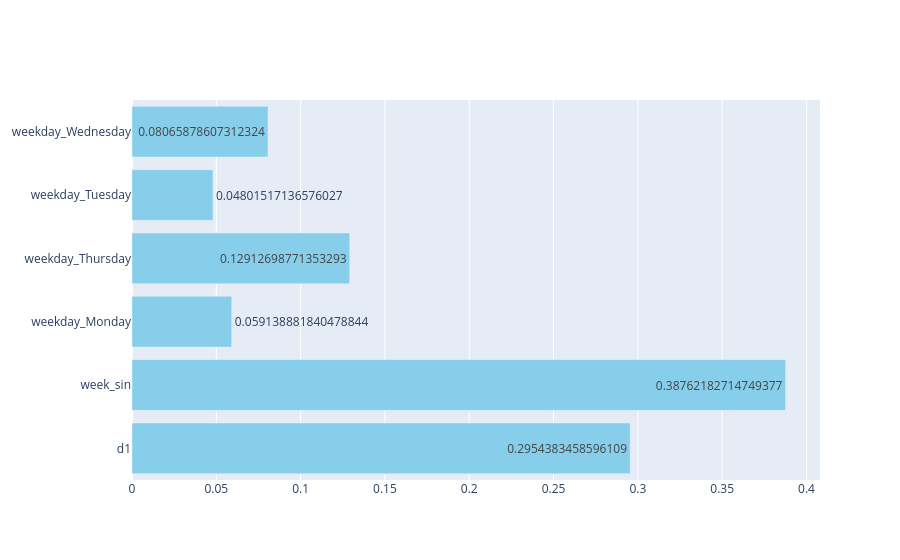

Notebook source saved alongside this figure:
### Code cell
fig = go.Figure(data=[go.Bar(
    y=features,
    x=importances,
    orientation='h',  # Horizontal bars
    marker_color='skyblue',
    text=importances,
    textposition='auto'
)])
fig.show()

### Figure 1 — Plotly figure (JSON) as saved in the notebook; plotly's stock layout.template omitted (floating-point values rounded to 4 significant figures)
{"data": [{"marker": {"color": "skyblue"}, "orientation": "h", "text": [0.2954, 0.3876, 0.05914, 0.1291, 0.04802, 0.08066], "textposition": "auto", "type": "bar", "x": [0.2954, 0.3876, 0.05914, 0.1291, 0.04802, 0.08066], "y": ["d1", "week_sin", "weekday_Monday", "weekday_Thursday", "weekday_Tuesday", "weekday_Wednesday"]}], "layout": {}}
